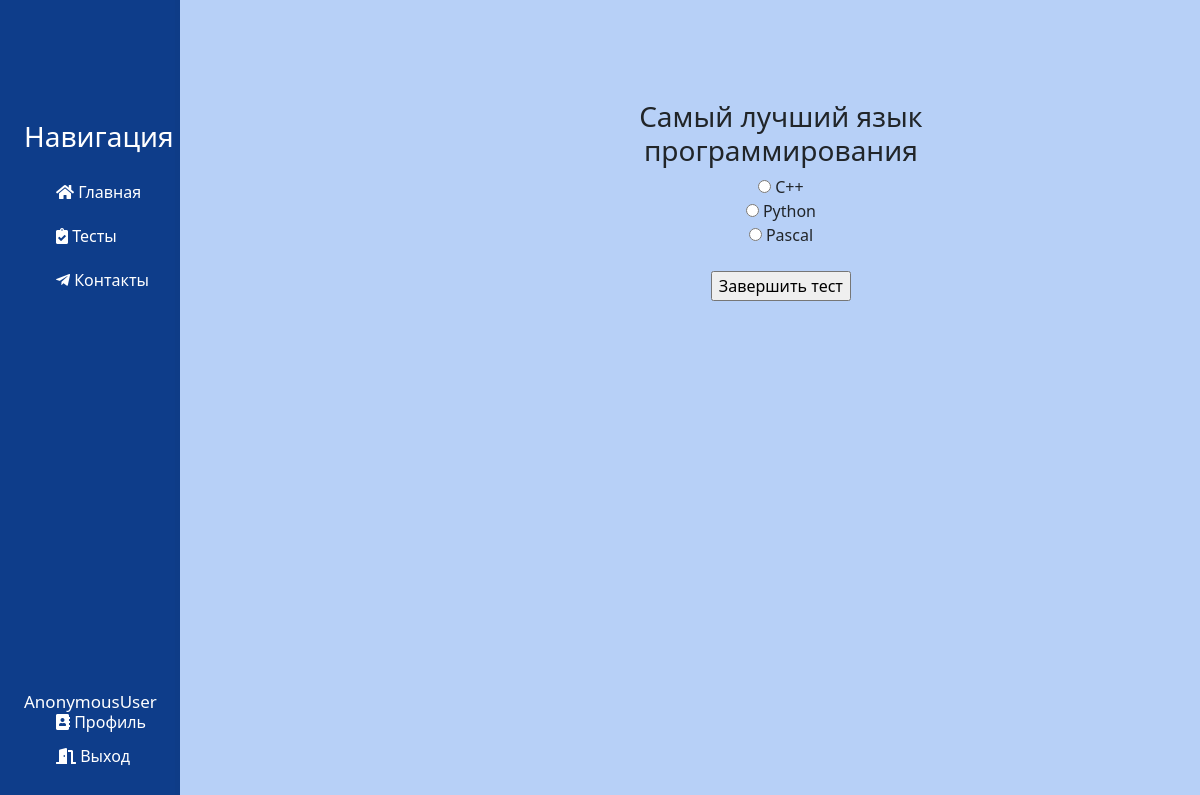
Screenshot of /tests/test_list/2/ with the database file from the repository.
### tests/models.py (models this page shows, shortened)
class Question(models.Model):
    testmakers = models.ForeignKey(TestMake, on_delete=models.CASCADE)
    question_text = models.CharField('Текст вопроса', max_length=200)
    marks = models.IntegerField('Баллы', default=5)
    class Meta:
        verbose_name = 'Вопрос'
        verbose_name_plural = 'Вопросы'

class Answer(models.Model):
    question = models.ForeignKey(Question, on_delete=models.CASCADE)
    answer_text = models.CharField(max_length=200)
    is_correct = models.BooleanField('Верный ответ', default=False)
    class Meta:
        verbose_name = 'Ответ'
        verbose_name_plural = 'Ответы'

### tests/views.py (the view)
# urls.py: path('test_list/<int:test_id>/', views.test_detail, name='test_detail'),
def test_detail(request, test_id):
    test = get_object_or_404(TestMake, id=test_id)
    questions = Question.objects.filter(testmakers=test)
    if request.method == 'POST':
        for question in questions:
            answer_id = request.POST.get('questiom_{}'.format(question.id))
            answer = get_object_or_404(Answer, id=answer_id)
    data = {
        'tests': test,
        'questions': questions
    }
    return render(request, 'tests/test_detail.html', data)

### tests/templates/tests/test_detail.html (shortened to what this page needs)
{% extends 'main/layout.html' %}
{% block content %}
  <div class="features">
    <form method="POST" action="">
      {% for question in questions %}
        <h3>{{ question.question_text }}</h3>
        {% for answer in question.answer_set.all %}
          <label>
            <input type="radio" name="question_{{ question.id }}" value="{{ answer.id }}">
            {{ answer.answer_text }}
          </label><br>
        {% endfor %}
        <br>
      {% endfor %}
      <input type="submit" value="Завершить тест">
    </form>
  </div>
{% endblock %}

### main/static/main/css/main.css (style rules this page uses)
body { background: #b7d0f7; }
main .features { float: right; margin-top: 70px; margin-left: 45px; text-align: center; width: 82%; }
main .features form { margin-left: 32%; width: 500px; margin-top: 30px; }

### rows the page displays
Question: question_text "Самый лучший язык программирования"
Answer: answer_text "C++"
Answer: answer_text "Python"
Answer: answer_text "Pascal"

### other values shown
{{ user }} "AnonymousUser"
